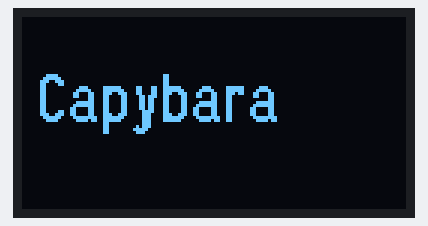
Simulated run of this sketch. Board: Arduino Uno, built with avr-gcc and run on an emulated ATmega328P. On the bench: 128×64 one-colour display.

Above: at 0.1 s.

The sketch:

display.ino
```cpp
#include <U8g2lib.h>
#include <Wire.h>
#define time_delay 2000
U8G2_SH1106_128X64_NONAME_F_HW_I2C u8g2(U8G2_R0, U8X8_PIN_NONE);

void setup() {
  // put your setup code here, to run once:
  u8g2.begin();
}

void loop() {
    u8g2.clearBuffer();                    // Vaciamos el buffer del dispositivo
    u8g2.setFont(u8g2_font_logisoso16_tr);    // Seleccionamos la fuente
    u8g2.drawStr(5,35,"Capybara");    // Escribimos en el buffer el texto con la posición (X,Y) en la pantalla
    u8g2.sendBuffer();                    // Enviamos el buffer a nuestra pantalla
    delay(1000);
}
```
